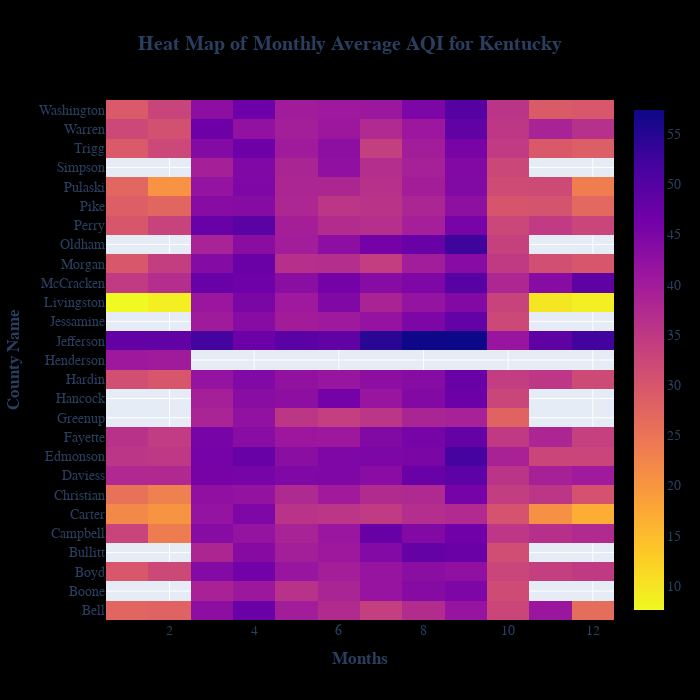

The cell this chart's notebook holds for it:
### Code cell
x=df4["Month"]

y=df4["county Name"]

z=df4["AQI"]


trace = go.Heatmap(
   x=df4["Month"],
   y=df4["county Name"],
    z=df4["AQI"],
    type = 'heatmap',
    hovertemplate='Month: %{x}<br>County: %{y}<br>Average_AQI: %{z}<extra></extra>',
    reversescale=True)

fig1 = go.Figure(
    data = trace,
    layout=go.Layout(
        title="<b>Heat Map of Monthly Average AQI for Kentucky</b>",title_x=0.5,
        yaxis={"title": '<b>County Name</b>'},
        xaxis={"title": '<b>Months</b>'},
        font=dict(
        family="Arial, Monospace",
        size=14,),
        width=1200,
        height=1400,legend={"title":"Average AQI"},paper_bgcolor="rgb(0,0,0,0)"
    ),
)
fig1.update_layout(width=700,height=700,showlegend=True)
#fig1.show()

### Figure 1 — Plotly figure (JSON) as saved in the notebook; plotly's stock layout.template omitted (floating-point values rounded to 4 significant figures; data arrays with more than 128 entries replaced by an {"elided": "..."} marker saying what was removed)
{"data": [{"hovertemplate": "Month: %{x}<br>County: %{y}<br>Average_AQI: %{z}<extra></extra>", "reversescale": true, "type": "heatmap", "x": {"elided": "286 int values"}, "y": {"elided": "286 str values"}, "z": {"elided": "286 float values"}}], "layout": {"font": {"family": "Arial, Monospace", "size": 14}, "height": 700, "legend": {"title": {"text": "Average AQI"}}, "paper_bgcolor": "rgb(0,0,0,0)", "showlegend": true, "title": {"text": "<b>Heat Map of Monthly Average AQI for Kentucky</b>", "x": 0.5}, "width": 700, "xaxis": {"title": {"text": "<b>Months</b>"}}, "yaxis": {"title": {"text": "<b>County Name</b>"}}}}
